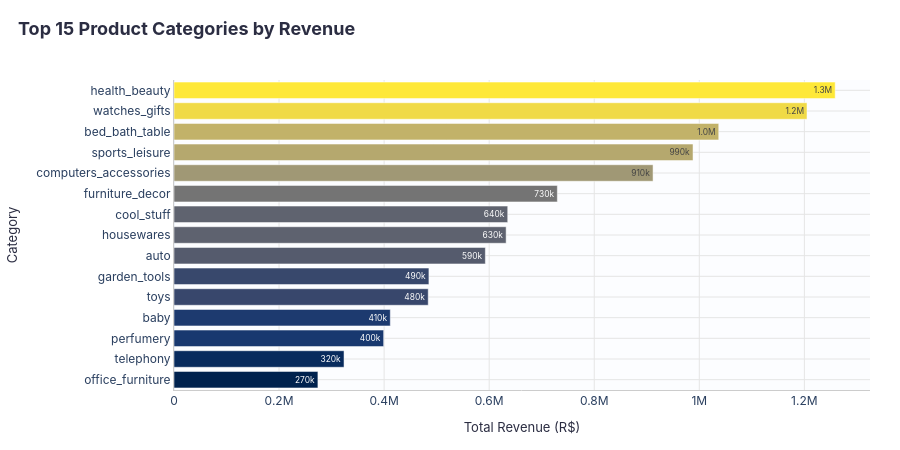
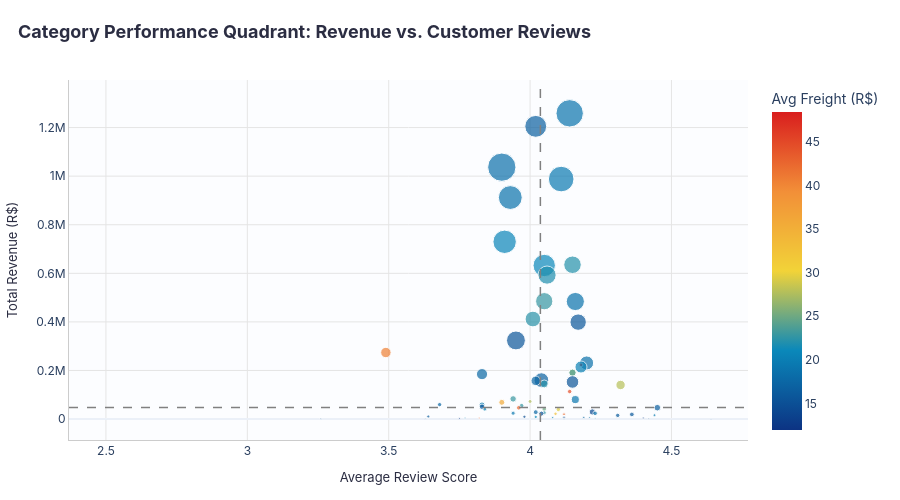
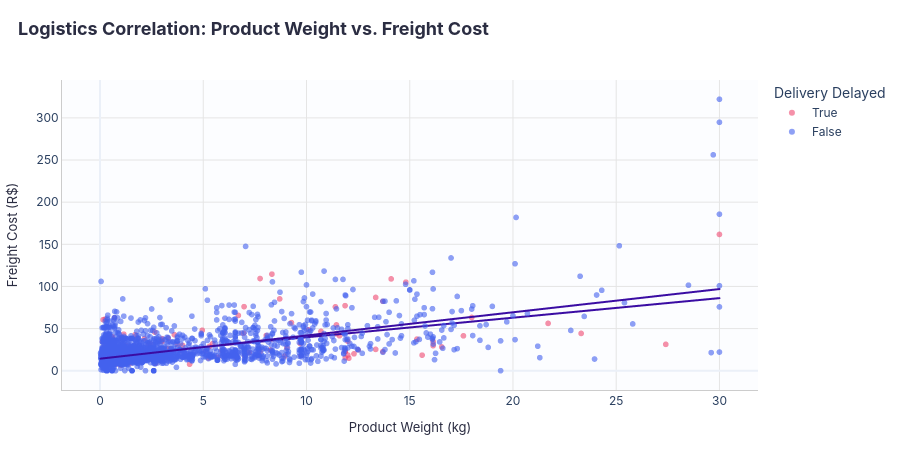

Notebook source saved alongside these figures, in order:
### Markdown cell above
## 4. Product & Category Performance

This section explores which product categories drive the platform's revenue, transaction volume, and operational expenses, and how category-level product characteristics influence shipping costs.

We analyze:
* **Top Categories by Revenue & Orders:** Understanding which categories form the core of Gyakriti's business.
* **Underperforming Categories:** Highlighting categories with low transaction volumes and poor customer reviews.
* **Product Weight vs. Freight Value:** Visualizing the relationship between item weight and its delivery cost to identify operational efficiencies.
* **Freight Cost by Category:** Comparing the average shipping price per category.

### Code cell
# 1. Top 15 Categories by Revenue
top_15_cats = category_kpis.sort_values(by="total_revenue_brl", ascending=False).head(15)

fig_top_cats = px.bar(
    top_15_cats,
    x="total_revenue_brl",
    y="product_category_name_english",
    orientation="h",
    color="total_revenue_brl",
    color_continuous_scale="Cividis",
    labels={"total_revenue_brl": "Total Revenue (R$)", "product_category_name_english": "Category"},
    text_auto=".2s"
)
fig_top_cats.update_layout(yaxis={'categoryorder': 'total ascending'})
apply_layout(fig_top_cats, "Top 15 Product Categories by Revenue", "Total Revenue (R$)", "Category", height=450)
fig_top_cats.update_layout(coloraxis_showscale=False)
fig_top_cats.show()

# 2. Quadrant Analysis: Revenue vs. Review Score by Category
fig_quadrant = px.scatter(
    category_kpis,
    x="avg_review_score",
    y="total_revenue_brl",
    size="unique_orders",
    hover_name="product_category_name_english",
    color="avg_freight_brl",
    color_continuous_scale="Portland",
    labels={
        "avg_review_score": "Average Review Score",
        "total_revenue_brl": "Total Revenue (R$)",
        "unique_orders": "Total Orders",
        "avg_freight_brl": "Avg Freight (R$)"
    }
)
apply_layout(fig_quadrant, "Category Performance Quadrant: Revenue vs. Customer Reviews", "Average Review Score", "Total Revenue (R$)", height=500, showlegend=True)
# Add reference lines for average review score and revenue median
fig_quadrant.add_vline(x=category_kpis["avg_review_score"].mean(), line_width=1.5, line_dash="dash", line_color="grey")
fig_quadrant.add_hline(y=category_kpis["total_revenue_brl"].median(), line_width=1.5, line_dash="dash", line_color="grey")
fig_quadrant.show()

# 3. Product Weight vs. Freight Value (Sampled for plotting efficiency)
# Convert weight to kg for better readability
abt_sample = abt.dropna(subset=["product_weight_g", "freight_value"]).sample(min(5000, len(abt)), random_state=42).copy()
abt_sample["product_weight_kg"] = abt_sample["product_weight_g"] / 1000.0

fig_weight_vs_freight = px.scatter(
    abt_sample,
    x="product_weight_kg",
    y="freight_value",
    color="is_delayed",
    color_discrete_map={True: PALETTE["negative"], False: PALETTE["primary"]},
    opacity=0.6,
    trendline="ols",
    trendline_color_override=PALETTE["secondary"],
    labels={
        "product_weight_kg": "Product Weight (kg)",
        "freight_value": "Freight Value (R$)",
        "is_delayed": "Delivery Delayed"
    }
)
apply_layout(fig_weight_vs_freight, "Logistics Correlation: Product Weight vs. Freight Cost", "Product Weight (kg)", "Freight Cost (R$)", height=450, showlegend=True)
fig_weight_vs_freight.show()

# Show correlation between weight and freight
weight_freight_corr = abt["product_weight_g"].corr(abt["freight_value"])
print(f"Correlation: Product Weight (g) vs. Freight Value (R$): {weight_freight_corr:.3f}")

### Figure 1 — Plotly figure (JSON) as saved in the notebook; plotly's stock layout.template omitted (floating-point values rounded to 4 significant figures)
{"data": [{"hovertemplate": "Total Revenue (R$)=%{marker.color}<br>Category=%{y}<extra></extra>", "legendgroup": "", "marker": {"color": [1259000.0, 1205000.0, 1037000.0, 988000.0, 912000.0, 729800.0, 635300.0, 632200.0, 592700.0, 485300.0, 483900.0, 411800.0, 399100.0, 323700.0, 274000.0], "coloraxis": "coloraxis", "pattern": {"shape": ""}}, "name": "", "orientation": "h", "showlegend": false, "textposition": "auto", "texttemplate": "%{x:.2s}", "type": "bar", "x": [1259000.0, 1205000.0, 1037000.0, 988000.0, 912000.0, 729800.0, 635300.0, 632200.0, 592700.0, 485300.0, 483900.0, 411800.0, 399100.0, 323700.0, 274000.0], "xaxis": "x", "y": ["health_beauty", "watches_gifts", "bed_bath_table", "sports_leisure", "computers_accessories", "furniture_decor", "cool_stuff", "housewares", "auto", "garden_tools", "toys", "baby", "perfumery", "telephony", "office_furniture"], "yaxis": "y"}], "layout": {"barmode": "relative", "coloraxis": {"autocolorscale": false, "colorbar": {"title": {"text": "Total Revenue (R$)"}}, "colorscale": [[0, "#00224e"], [0.1111, "#123570"], [0.2222, "#3b496c"], [0.3333, "#575d6d"], [0.4444, "#707173"], [0.5556, "#8a8678"], [0.6667, "#a59c74"], [0.7778, "#c3b369"], [0.8889, "#e1cc55"], [1, "#fee838"]], "showscale": false}, "font": {"family": "Inter, Arial, sans-serif", "size": 12}, "height": 450, "legend": {"tracegroupgap": 0}, "margin": {"b": 60, "l": 60, "r": 30, "t": 80}, "paper_bgcolor": "white", "plot_bgcolor": "#FCFDFF", "showlegend": false, "title": {"font": {"color": "#2B2D42", "family": "Inter, Arial, sans-serif", "size": 18}, "text": "<b>Top 15 Product Categories by Revenue</b>", "x": 0.02, "y": 0.95}, "xaxis": {"anchor": "y", "domain": [0, 1], "gridcolor": "#E5E5E5", "linecolor": "#CCCCCC", "showgrid": true, "title": {"font": {"color": "#2B2D42", "family": "Inter, Arial, sans-serif", "size": 13}, "text": "Total Revenue (R$)"}}, "yaxis": {"anchor": "x", "categoryorder": "total ascending", "domain": [0, 1], "gridcolor": "#E5E5E5", "linecolor": "#CCCCCC", "showgrid": true, "title": {"font": {"color": "#2B2D42", "family": "Inter, Arial, sans-serif", "size": 13}, "text": "Category"}}}}

### Figure 2 — Plotly figure (JSON) as saved in the notebook; plotly's stock layout.template omitted (floating-point values rounded to 4 significant figures)
{"data": [{"hovertemplate": "<b>%{hovertext}</b><br><br>Average Review Score=%{x}<br>Total Revenue (R$)=%{y}<br>Total Orders=%{marker.size}<br>Avg Freight (R$)=%{marker.color}<extra></extra>", "hovertext": ["health_beauty", "watches_gifts", "bed_bath_table", "sports_leisure", "computers_accessories", "furniture_decor", "cool_stuff", "housewares", "auto", "garden_tools", "toys", "baby", "perfumery", "telephony", "office_furniture", "stationery", "computers", "pet_shop", "musical_instruments", "small_appliances", null, "electronics", "consoles_games", "fashion_bags_accessories", "construction_tools_construction", "luggage_accessories", "home_appliances_2", "home_construction", "home_appliances", "agro_industry_and_commerce", "furniture_living_room", "fixed_telephony", "home_confort", "air_conditioning", "audio", "small_appliances_home_oven_and_coffee", "books_general_interest", "kitchen_dining_laundry_garden_furniture", "construction_tools_lights", "construction_tools_safety", "industry_commerce_and_business", "food", "market_place", "costruction_tools_garden", "art", "fashion_shoes", "drinks", "signaling_and_security", "furniture_bedroom", "books_technical", "costruction_tools_tools", "food_drink", "fashion_male_clothing", "fashion_underwear_beach", "christmas_supplies", "tablets_printing_image", "cine_photo", "music", "dvds_blu_ray", "books_imported", "party_supplies", "furniture_mattress_and_upholstery", "fashio_female_clothing", "fashion_sport", "la_cuisine", "arts_and_craftmanship", "diapers_and_hygiene", "flowers", "home_comfort_2", "cds_dvds_musicals", "fashion_childrens_clothes", "security_and_services"], "legendgroup": "", "marker": {"color": [18.88, 16.78, 18.42, 19.51, 18.82, 20.73, 22.14, 20.99, 21.88, 22.77, 18.81, 22.3, 15.86, 15.67, 40.55, 18.59, 48.45, 20.32, 27.41, 23.59, 17.59, 16.83, 17.44, 15.48, 22.23, 27.88, 44.54, 22.9, 19.22, 27.56, 35.72, 17.57, 19.59, 22.72, 15.69, 36.16, 16.63, 42.7, 24.95, 20.2, 29.42, 14.26, 17.54, 22.32, 19.35, 18.77, 15.15, 32.7, 42.5, 16.04, 19.71, 16.22, 16.31, 14.63, 21.11, 14.77, 17.45, 18.17, 20.14, 12.83, 19.26, 42.91, 12.95, 19.27, 23.82, 15.42, 14.71, 14.81, 13.68, 16.07, 11.94, 20.61], "coloraxis": "coloraxis", "size": [8836, 5624, 9417, 7720, 6689, 6449, 3632, 5884, 3897, 3518, 3886, 2885, 3162, 4199, 1273, 2311, 181, 1710, 628, 630, 1473, 2550, 1062, 1864, 748, 1034, 234, 490, 764, 182, 422, 217, 397, 253, 350, 75, 512, 248, 244, 167, 235, 450, 280, 194, 202, 240, 297, 140, 95, 260, 97, 227, 112, 121, 128, 79, 65, 38, 59, 53, 39, 38, 39, 27, 13, 23, 27, 29, 24, 12, 8, 2], "sizemode": "area", "sizeref": 23.54, "symbol": "circle"}, "mode": "markers", "name": "", "orientation": "v", "showlegend": false, "type": "scatter", "x": [4.14, 4.02, 3.9, 4.11, 3.93, 3.91, 4.15, 4.05, 4.06, 4.05, 4.16, 4.01, 4.17, 3.95, 3.49, 4.2, 4.18, 4.18, 4.15, 4.15, 3.83, 4.04, 4.02, 4.15, 4.05, 4.32, 4.14, 3.94, 4.16, 4.0, 3.9, 3.68, 3.83, 3.97, 3.83, 4.3, 4.45, 3.96, 4.05, 3.84, 4.1, 4.22, 4.02, 4.05, 3.94, 4.23, 4.04, 4.09, 4.12, 4.36, 4.44, 4.31, 3.64, 3.98, 4.02, 4.12, 4.19, 4.21, 4.08, 4.4, 3.77, 3.82, 3.75, 4.23, 4.0, 4.12, 3.26, 4.42, 3.63, 4.64, 4.5, 2.5], "xaxis": "x", "y": [1259000.0, 1205000.0, 1037000.0, 988000.0, 912000.0, 729800.0, 635300.0, 632200.0, 592700.0, 485300.0, 483900.0, 411800.0, 399100.0, 323700.0, 274000.0, 230900.0, 223000.0, 214300.0, 191500.0, 190600.0, 185000.0, 160200.0, 157500.0, 152800.0, 144700.0, 140400.0, 113300.0, 83090.0, 80170.0, 72530.0, 68920.0, 59580.0, 58570.0, 55020.0, 50690.0, 47450.0, 46860.0, 46330.0, 41080.0, 40540.0, 39670.0, 29390.0, 28380.0, 25720.0, 24200.0, 23560.0, 22430.0, 21510.0, 20030.0, 19100.0, 15900.0, 15180.0, 10800.0, 9542.0, 8801.0, 7528.0, 6933.0, 6034.0, 5999.0, 4640.0, 4485.0, 4368.0, 2804.0, 2120.0, 2055.0, 1814.0, 1568.0, 1110.0, 760.3, 730.0, 569.9, 283.3], "yaxis": "y"}], "layout": {"coloraxis": {"autocolorscale": false, "colorbar": {"title": {"text": "Avg Freight (R$)"}}, "colorscale": [[0, "rgb(12,51,131)"], [0.25, "rgb(10,136,186)"], [0.5, "rgb(242,211,56)"], [0.75, "rgb(242,143,56)"], [1, "rgb(217,30,30)"]]}, "font": {"family": "Inter, Arial, sans-serif", "size": 12}, "height": 500, "legend": {"itemsizing": "constant", "tracegroupgap": 0}, "margin": {"b": 60, "l": 60, "r": 30, "t": 80}, "paper_bgcolor": "white", "plot_bgcolor": "#FCFDFF", "shapes": [{"line": {"color": "grey", "dash": "dash", "width": 1.5}, "type": "line", "x0": 4.036, "x1": 4.036, "xref": "x", "y0": 0, "y1": 1, "yref": "y domain"}, {"line": {"color": "grey", "dash": "dash", "width": 1.5}, "type": "line", "x0": 0, "x1": 1, "xref": "x domain", "y0": 47150.0, "y1": 47150.0, "yref": "y"}], "showlegend": true, "title": {"font": {"color": "#2B2D42", "family": "Inter, Arial, sans-serif", "size": 18}, "text": "<b>Category Performance Quadrant: Revenue vs. Customer Reviews</b>", "x": 0.02, "y": 0.95}, "xaxis": {"anchor": "y", "domain": [0, 1], "gridcolor": "#E5E5E5", "linecolor": "#CCCCCC", "showgrid": true, "title": {"font": {"color": "#2B2D42", "family": "Inter, Arial, sans-serif", "size": 13}, "text": "Average Review Score"}}, "yaxis": {"anchor": "x", "domain": [0, 1], "gridcolor": "#E5E5E5", "linecolor": "#CCCCCC", "showgrid": true, "title": {"font": {"color": "#2B2D42", "family": "Inter, Arial, sans-serif", "size": 13}, "text": "Total Revenue (R$)"}}}}

### Figure 3 — Plotly figure (JSON) as saved in the notebook; plotly's stock layout.template omitted (floating-point values rounded to 4 significant figures; data arrays with more than 128 entries replaced by an {"elided": "..."} marker saying what was removed)
{"data": [{"hovertemplate": "Delivery Delayed=True<br>Product Weight (kg)=%{x}<br>Freight Value (R$)=%{y}<extra></extra>", "legendgroup": "True", "marker": {"color": "#EF476F", "opacity": 0.6, "symbol": "circle"}, "mode": "markers", "name": "True", "showlegend": true, "type": "scattergl", "x": {"elided": "370 float values"}, "xaxis": "x", "y": {"elided": "370 float values"}, "yaxis": "y"}, {"hovertemplate": "<b>OLS trendline</b><br>freight_value = 2.32145 * product_weight_kg + 16.5062<br>R<sup>2</sup>=0.354590<br><br>Delivery Delayed=True<br>Product Weight (kg)=%{x}<br>Freight Value (R$)=%{y} <b>(trend)</b><extra></extra>", "legendgroup": "True", "line": {"color": "#3A0CA3"}, "marker": {"color": "#EF476F", "symbol": "circle"}, "mode": "lines", "name": "True", "showlegend": false, "type": "scattergl", "x": {"elided": "370 float values"}, "xaxis": "x", "y": {"elided": "370 float values"}, "yaxis": "y"}, {"hovertemplate": "Delivery Delayed=False<br>Product Weight (kg)=%{x}<br>Freight Value (R$)=%{y}<extra></extra>", "legendgroup": "False", "marker": {"color": "#4361EE", "opacity": 0.6, "symbol": "circle"}, "mode": "markers", "name": "False", "showlegend": true, "type": "scattergl", "x": {"elided": "4630 float values"}, "xaxis": "x", "y": {"elided": "4630 float values"}, "yaxis": "y"}, {"hovertemplate": "<b>OLS trendline</b><br>freight_value = 2.75415 * product_weight_kg + 14.2857<br>R<sup>2</sup>=0.381149<br><br>Delivery Delayed=False<br>Product Weight (kg)=%{x}<br>Freight Value (R$)=%{y} <b>(trend)</b><extra></extra>", "legendgroup": "False", "line": {"color": "#3A0CA3"}, "marker": {"color": "#4361EE", "symbol": "circle"}, "mode": "lines", "name": "False", "showlegend": false, "type": "scattergl", "x": {"elided": "4630 float values"}, "xaxis": "x", "y": {"elided": "4630 float values"}, "yaxis": "y"}], "layout": {"font": {"family": "Inter, Arial, sans-serif", "size": 12}, "height": 450, "legend": {"title": {"text": "Delivery Delayed"}, "tracegroupgap": 0}, "margin": {"b": 60, "l": 60, "r": 30, "t": 80}, "paper_bgcolor": "white", "plot_bgcolor": "#FCFDFF", "showlegend": true, "title": {"font": {"color": "#2B2D42", "family": "Inter, Arial, sans-serif", "size": 18}, "text": "<b>Logistics Correlation: Product Weight vs. Freight Cost</b>", "x": 0.02, "y": 0.95}, "xaxis": {"anchor": "y", "domain": [0, 1], "gridcolor": "#E5E5E5", "linecolor": "#CCCCCC", "showgrid": true, "title": {"font": {"color": "#2B2D42", "family": "Inter, Arial, sans-serif", "size": 13}, "text": "Product Weight (kg)"}}, "yaxis": {"anchor": "x", "domain": [0, 1], "gridcolor": "#E5E5E5", "linecolor": "#CCCCCC", "showgrid": true, "title": {"font": {"color": "#2B2D42", "family": "Inter, Arial, sans-serif", "size": 13}, "text": "Freight Cost (R$)"}}}}
